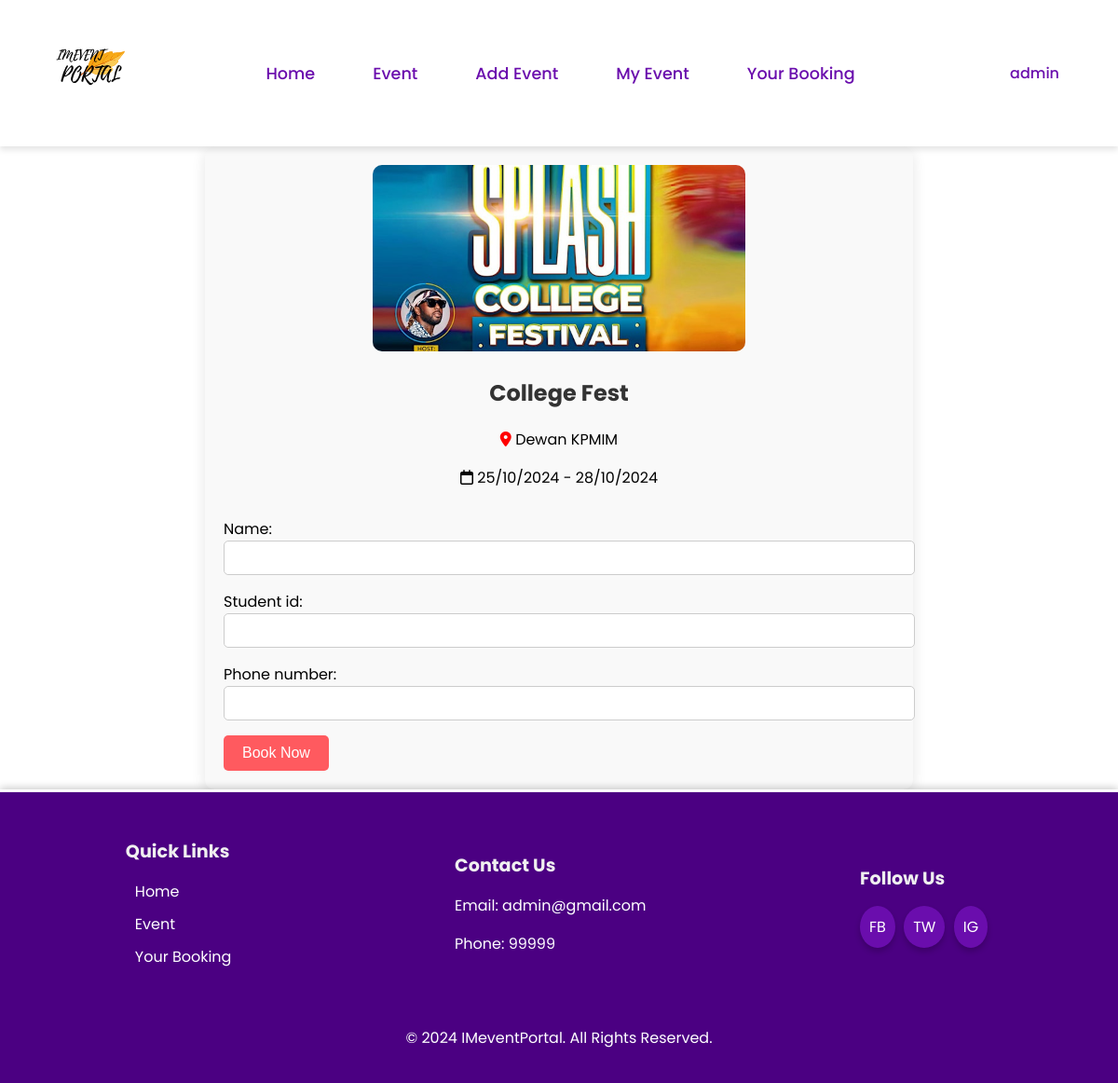
Page /book/1 (signed in) on the committed database.
### Event/models.py (models this page shows, shortened)
class CustomUser(AbstractUser):
    email = models.EmailField(unique=True)
    user_type = models.CharField(max_length=10, choices=USER_TYPE_CHOICES, default='student')
    phone_number = models.CharField(max_length=15, null=True, blank=True)

class Event(models.Model):
    event_id = models.AutoField(primary_key=True)
    title = models.CharField(max_length=200)
    image = models.ImageField(upload_to='event_images/')
    description = models.TextField()
    location = models.CharField(max_length=255)
    start_date = models.DateField()
    end_date = models.DateField()
    max_tickets = models.PositiveIntegerField()
    tags = models.ManyToManyField(Tag, related_name='events', blank=True)
    created_by = models.ForeignKey(CustomUser, related_name='created_events', on_delete=models.CASCADE, limit_choices_to={'user_type': 'mpp'})

### Event/views.py (the view, shortened to what this page needs)
# urls.py: path('book/<int:event_id>', views.book, name='book'),
@login_required()
def book(request, event_id):
    event = get_object_or_404(Event, pk=event_id)
    if request.method == 'GET':
        user = CustomUser.objects.get(pk=request.user.id)
        form = BookingForm(initial={'phone_number': user.phone_number})
        context = {'event': event, 'user': user, 'form': form}
    return render(request, 'book.html', context)

### Event/forms.py
class BookingForm(forms.ModelForm):
    class Meta:
        model = Booking
        fields = ['name', 'student_id', 'phone_number']
        widgets = {
            'name': forms.TextInput(attrs={'class': 'form-control'}),
            'student_id': forms.TextInput(attrs={'class': 'form-control'}),
            'phone_number': forms.TextInput(attrs={'class': 'form-control'}),
        }

### Event/templates/book.html (shortened to what this page needs)
{% extends 'base.html' %}
{% load static %}
{% block extra_head %}
    <link rel="stylesheet" href="{% static 'css/book.css' %}">
{% endblock %}
{% block content %}
    <div class="container-book">
        <div class="event-summary">
            <img src="{{ event.image.url }}" alt="{{ event.title }}">
            <h2>{{ event.title }}</h2>
            <p><i class="fa-solid fa-location-dot" style="color: red;"></i> {{ event.location }}</p>
            <p><i class="fa-regular fa-calendar" style="color: black;"></i> {{ event.start_date|date:"d/m/Y" }} - {{ event.end_date|date:"d/m/Y" }}</p>
        </div>
        <form method="POST">
            {{ form.as_p }}
            <button type="submit">Book Now</button>
        </form>
    </div>
{% endblock %}

### Event/templates/base.html (shortened to what this page needs)
{% load static %}
<!doctype html>
<html lang="en">
<head>
    <link rel="stylesheet" href="https://cdnjs.cloudflare.com/ajax/libs/font-awesome/6.0.0-beta3/css/all.min.css">
    {% block extra_head %}
    {% endblock %}
</head>
<body>
    <div class="wrapper">
        <nav class="nav">
            <div class="container">
                <div class="nav-content">
                    <div class="logo">
                        <img src="{% static 'image/IMEVENT.svg' %}" alt="Logo">
                    </div>
                    <div class="nav-links">
                        <a href="{% url 'index' %}" class="{% if request.path == '/' %}active{% endif %}">Home</a>
                        <a href="{% url 'event' %}" class="{% if request.path == '/event/' %}active{% endif %}">Event</a>
                        {% if request.user.user_type == 'Mpp' or request.user.user_type == 'Admin' %}
                            <a href="{% url 'createEvent' %}" class="{% if request.path == '/createEvent/' %}active{% endif %}">Add Event</a>
                            <a href="{% url 'myevent' %}" class="{% if request.path == '/myevent/' %}active{% endif %}">My Event</a>
                        {% endif %}
                        <a href="{% url 'yourbooking' %}" class="{% if request.path == '/yourbooking/' %}active{% endif %}">Your Booking</a>
                    </div>
                    <div class="nav-actions">
                        {% if request.user.is_authenticated %}
                            <div class="dropdown">
                                <a href="javascript:void(0)">{{ request.user.username }}</a>
                            </div>
                        {% else %}
                            <a href="{% url 'login' %}">Log In</a>
                            <a href="{% url 'register' %}">Register</a>
                        {% endif %}
                    </div>
                </div>
            </div>
        </nav>
        <main>
            {% block content %}
            {% endblock %}
        </main>
    <footer>
        <div class="footer-navigation">
            <h3>Quick Links</h3>
            <ul>
                <li><a href="{% url 'index' %}">Home</a></li>
                <li><a href="{% url 'event' %}">Event</a></li>
                <li><a href="{% url 'yourbooking' %}">Your Booking</a></li>
            </ul>
        </div>
        <div class="footer-contact">
            <h3>Contact Us</h3>
            <p>Email: admin@gmail.com</p>
            <p>Phone: 99999</p>
        </div>
        <div class="footer-social">
            <h3>Follow Us</h3>
            <div class="social-icons">
                <a href="https://facebook.com" target="_blank" class="social-icon">FB</a>
                <a href="https://twitter.com" target="_blank" class="social-icon">TW</a>
                <a href="https://instagram.com" target="_blank" class="social-icon">IG</a>
            </div>
        </div>
        <div style="width: 100%; text-align: center; padding-top: 20px; color: #fff;">
            <p>&copy; 2024 IMeventPortal. All Rights Reserved.</p>
        </div>
    </footer>
</body>
</html>

### Event/static/css/book.css (style rules this page uses)
.container-book { width: 60%; margin: 0 auto; padding: 20px; background-color: #f9f9f9; box-shadow: 0 5px 15px rgba(0, 0, 0, 0.1); border-radius: 10px; }
.event-summary { text-align: center; margin-bottom: 30px; }
.event-summary img { width: 100%; max-width: 400px; height: auto; border-radius: 10px; object-fit: cover; }
.event-summary h2 { margin-top: 20px; font-size: 24px; color: #333; }
form { margin-top: 30px; }
.form-control { display: block; width: 100%; padding: 10px; margin-bottom: 15px; border: 1px solid #ccc; border-radius: 5px; }
button { padding: 10px 20px; background-color: #ff5a5f; border: none; color: white; border-radius: 5px; font-size: 16px; cursor: pointer; }

### Event/templates/base.html (style rules this page uses)
body, html { font-family: 'Poppins', sans-serif; margin: 0; padding: 0; height: 100%; display: flex; flex-direction: column; }
.wrapper { min-height: 100vh; display: flex; flex-direction: column; justify-content: space-between; }
.nav { background-color: #ffffff; box-shadow: 0 4px 6px rgba(0, 0, 0, 0.1); position: sticky; top: 0; z-index: 1000; }
.container { margin-left: auto; margin-right: auto; max-width: 80rem; padding-left: 1rem; padding-right: 1rem; display: flex; align-items: center; justify-content: space-between; }
.nav-content { display: flex; align-items: center; width: 100%; justify-content: space-between; }
.logo img { height: 150px; }
.nav-links { display: flex; align-items: center; }
.nav-links a { margin-right: 2rem; text-decoration: none; color: #6a0dad; font-size: 1.1rem; font-weight: 500; padding: 10px 15px; transition: background-color 0.3s, color 0.3s; border-radius: 5px; }
.nav-actions { display: flex; align-items: center; position: relative; }
.nav-actions .dropdown { position: relative; display: inline-block; }
.nav-actions a { margin-right: 2rem; text-decoration: none; color: #6a0dad; font-weight: 500; padding: 10px 15px; transition: background-color 0.3s; border-radius: 5px; }
footer { background-color: #4B0082; color: #ffffff; padding: 20px; display: flex; flex-wrap: wrap; justify-content: space-around; align-items: center; border-top: 3px solid #ffffff; box-shadow: 0 -2px 8px rgba(0, 0, 0, 0.2); margin-top: auto; }
.footer-navigation, .footer-contact, .footer-social { margin: 10px; }
.footer-navigation h3, .footer-contact h3, .footer-social h3 { color: #f0f0f0; margin-bottom: 15px; font-size: 1.2rem; }
.footer-navigation ul, .footer-social .social-icons { list-style: none; padding: 0; }
.footer-navigation ul li, .social-icon { margin-bottom: 10px; transition: transform 0.3s ease, background-color 0.3s ease, box-shadow 0.3s ease; }
.footer-navigation ul li a, .social-icon { color: #ffffff; text-decoration: none; font-size: 1rem; padding: 5px 10px; border-radius: 8px; transition: color 0.3s ease, background-color 0.3s ease; }
.social-icon { display: inline-block; padding: 10px; background-color: #6A0DAD; margin-right: 5px; border-radius: 50%; box-shadow: 0 4px 6px rgba(0, 0, 0, 0.2); }

### rows in the picture
CustomUser: user.username "admin"
Event: image (picture), title "College Fest", location "Dewan KPMIM", start_date "25/10/2024", end_date "28/10/2024"
